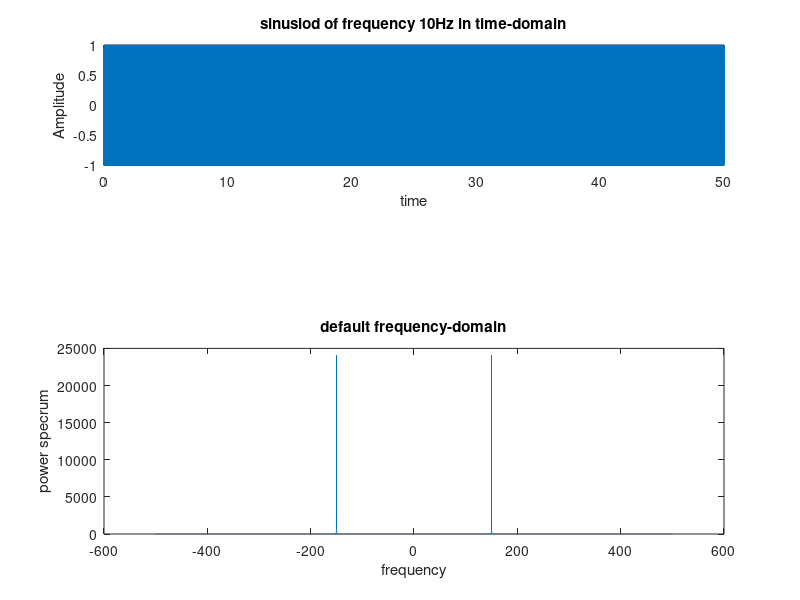

The MATLAB source for this figure:
    clc
    clear all
    
    % code for sinusiod of frequency 10 and its fourier transform

    A=1;
    Fs= 1000;
    f = 150;
    t=0:1/Fs:50
    signal = A*sin(2*pi*f*t);
    subplot(311); 
    plot(t,signal);
    title('sinusiod of frequency 10Hz in time-domain');
    xlabel('time');
    ylabel('Amplitude');
    
   
    
    %fourier transform of composite signal
       subplot(212);
      ft= fft(signal,length(signal));
      signalshift=(fftshift(ft));
      n=length(signal);
       ftshift=(-n/2:n/2-1)*(1000/n);
    abvalue=abs(signalshift);
    plot(ftshift,10*log10(abvalue));

     
    plot(ftshift,abvalue);
    title('default frequency-domain');
    xlabel('frequency');
    ylabel('power specrum');
    
 
